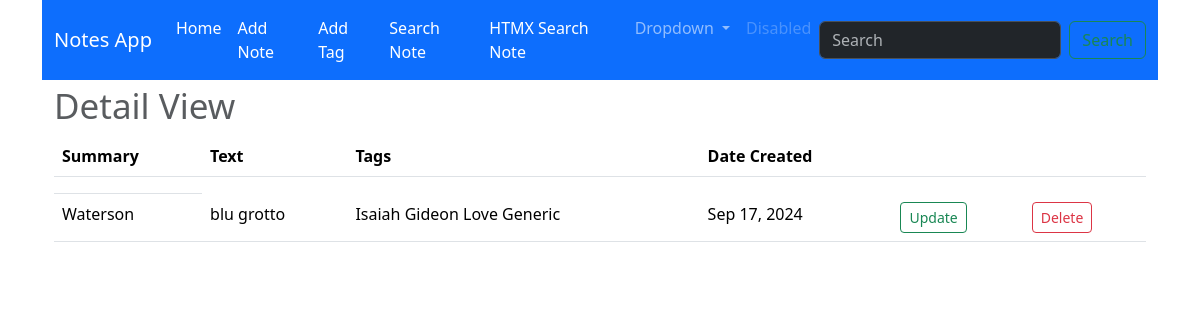
Page /detail_note/10 on the earlier database version.
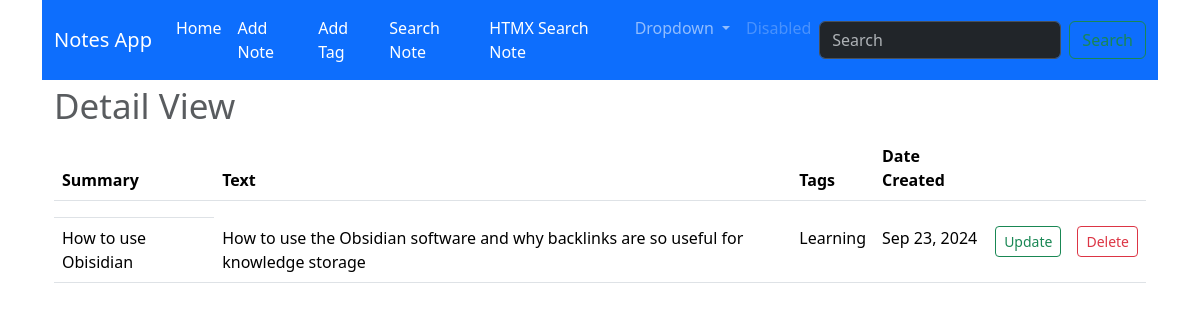
Same page on the later database version.
### notes/models.py (models this page shows, shortened)
class Note(models.Model):
    summary=models.CharField(max_length=128)
    text=models.CharField(max_length=255)
    tags = models.ManyToManyField(Tag, blank=True)
    date_created = models.DateTimeField(auto_now=True)
    class Meta:
        ordering = ["date_created"]

class Tag(models.Model):
    tag=models.CharField(max_length=255, unique=True)
    def __str__(self):
        return self.tag

### notes/views.py (the view)
# urls.py: path('detail_note/<str:pk>', views.detail_note, name="detail_note"),
def detail_note(request, pk):
	note = Note.objects.get(id=pk)
	if request.method == 'POST':
		form = NoteForm(request.POST, instance=note)
		if form.is_valid():
			form.save()
			return redirect('/')
	else:
		form = NoteForm() # GET Request returns empty form
	context = {'note': note, 'form':form}
	return render(request, 'notes/detail_note.html', context)

### notes/forms.py
class NoteForm(ModelForm):
    class Meta:
        model = Note
        fields = ['summary','text','tags']
        widgets = {
            'tags': forms.CheckboxSelectMultiple
        }

### notes/templates/notes/detail_note.html (shortened to what this page needs)
{% extends "notes/base.html" %}
{% block content %}
<div class="container">
    <h1><small class="text-muted">Detail View</small></h1>
</div>
<div class="container">
    <table class="table">
        <thead>
            <tr>
                <th>Summary</th>
                <th>Text</th>
                <th>Tags</th>
                <th>Date Created</th>
                <th></th>
                <th></th>
            </tr>
            <tr>
                <td>
                </td>
        </thead>
        <tbody>
            <tr>
                <td>{{ note.summary }}</td>
                <td>{{ note.text }}</td>
                <td>
                    {% for tag in note.tags.all %}
                        {{ tag }}
                    {% endfor %}
                </td>
                <td>{{ note.date_created | date:"M j, Y"}}</td>
                <td>
                    <a class="btn btn-sm btn-outline-success" href="{% url 'update_note' note.id %}">Update</a>
                </td>
                <td>
                    <a class="btn btn-sm btn-outline-danger" href="{% url 'delete_note' note.id %}">Delete</a>
                </td>
            </tr>
        </tbody>
    </table>
</div>
{% endblock content %}

Differences in the rows shown:
removed Tag: tag "Isaiah"
removed Tag: tag "Gideon"
removed Tag: tag "Love"
removed Tag: tag "Generic"
changed Note: summary "Waterson" → "How to use Obisidian"; text "blu grotto" → "How to use the Obsidian software and why backlinks are so useful for knowledge storage"; date_created "Sep 17, 2024" → "Sep 23, 2024"
added Tag: tag "Learning"
